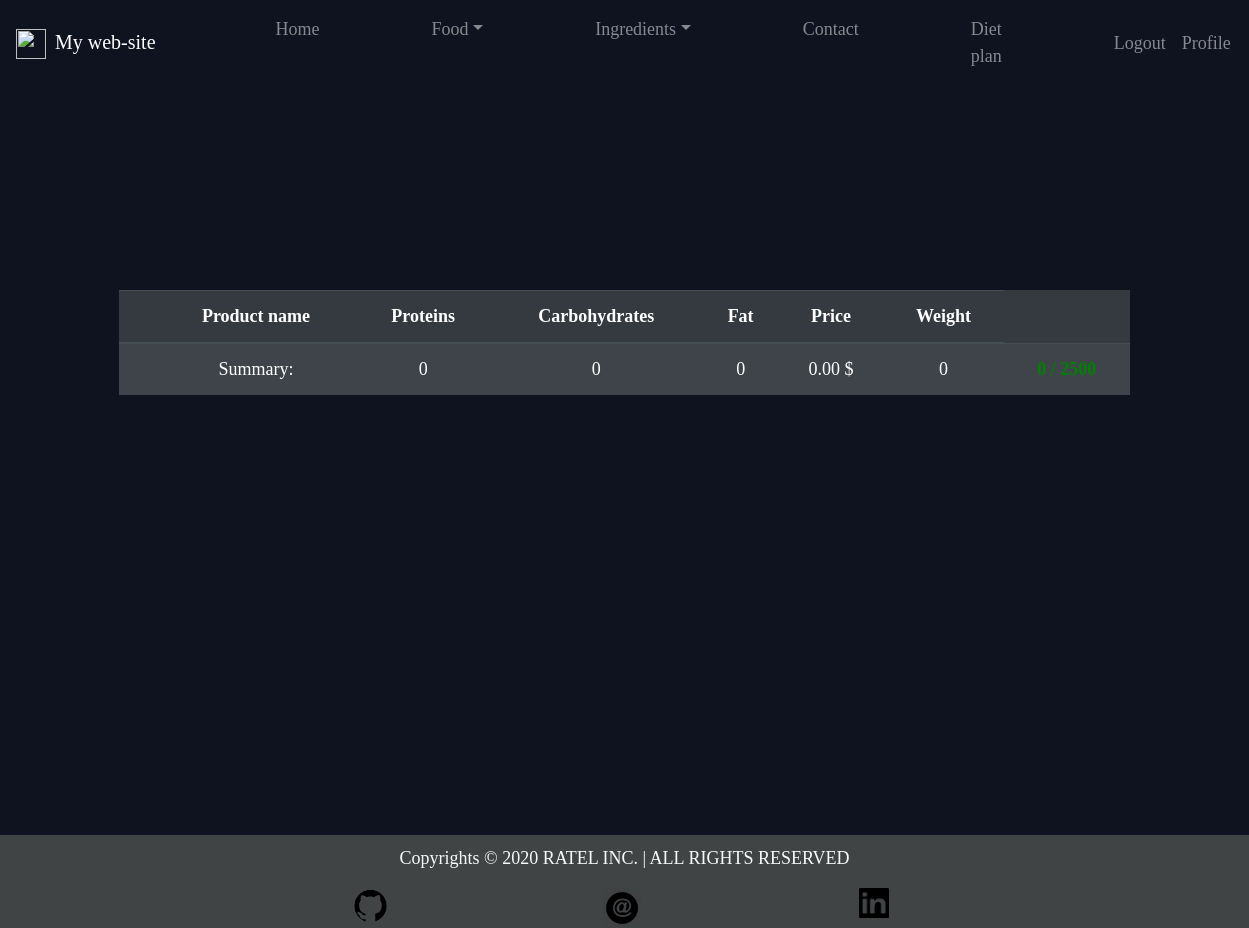
The app's page /profile/user_diet/admin/ (signed in) with its own data.
### Account/models.py (models this page shows, shortened)
class User_Diet(models.Model):
	profile 			= models.ForeignKey(Profile, on_delete=models.SET_NULL, null=True)
	product 			= models.ManyToManyField(Diet)
	@property
	def protein_consumed(self, date=None):
		if date == None:
			date = dt.date.today()
		profile_diet = User_Diet.objects.get(pk=self.pk)
		result = 0
		for prod in profile_diet.product.all():
			if prod.date == date:
				result += prod.product.total_protein * prod.weight / 100
		return result
	@property
	def fat_consumed(self, date=None):
		if date == None:
			date = dt.date.today()
		profile_diet = User_Diet.objects.get(pk=self.pk)
		result = 0
		for prod in profile_diet.product.all():
			if prod.date == date:
				result += prod.product.total_fat * prod.weight / 100
		return result
	@property
	def carbohydrates_consumed(self, date=None):
		if date == None:
			date = dt.date.today()
		profile_diet = User_Diet.objects.get(pk=self.pk)
		result = 0
		for prod in profile_diet.product.all():
			if prod.date == date:
				result += prod.product.total_carbohydrates * prod.weight / 100
		return int(result)
	def weight_consumed(self, date=None):
		if date == None:
			date = dt.date.today()
		profile_diet = User_Diet.objects.get(pk=self.pk)
		result = 0
		for prod in profile_diet.product.all():
			if prod.date == date:
				result +=  prod.weight
		return result
	def money_spent(self, date=None):
		if date == None:
			date = dt.date.today()
		profile_diet = User_Diet.objects.get(pk=self.pk)
		result = 0
		for prod in profile_diet.product.all():
			if prod.date == date:
				result +=  prod.position_price
		return result
	def calories_consumed(self, date=None):
		result = self.protein_consumed * 4 +\
				 self.carbohydrates_consumed * 4 +\
				 self.fat_consumed * 8
		return result

class Diet(models.Model):
	profile 			= models.ForeignKey(Profile, on_delete=models.SET_NULL, null=True)
	product 			= models.ForeignKey(Product, on_delete=models.SET_NULL, null=True)
	weight 				= models.IntegerField(default=100, validators=[meal_weight_valdiator,])
	date                = models.DateField(default=dt.date.today())

### Account/views.py (the view)
# urls.py: path("user_diet/<str:username>/", DietView.as_view(), name="user_diet"),
@method_decorator(login_required, name='dispatch')
class DietView(ListView):
	model = Diet
	template_name = "Account/user_diet.html"
	context_object_name = "objects"
	def get_queryset(self):
		context = {}
		username = self.kwargs.get("username")
		profile = Profile.objects.get(username=username)
		context["profile"] = profile
		context["diet_objects"] = Diet.objects.filter(profile=profile, date=timezone.now())#, date=datetime.date.today()
		context["diet_plan"] = User_Diet.objects.filter(profile=profile)
		return context

### Templates/Account/user_diet.html (shortened to what this page needs)
{% extends 'main.html' %}
{% block content %}
	<br><br><br><br><br><br>
	<table class="table table-striped table-dark">
		<thead>
			<tr>
				<th scope="col"></th>
				<th scope="col">Product name</th>
				<th scope="col">Proteins</th>
				<th scope="col">Carbohydrates</th>
				<th scope="col">Fat</th>
				<th scope="col">Price</th>
				<th scope="col">Weight</th>
			</tr>
		</thead>
		<tbody>
			{% for element in objects.diet_plan %}
				<tr>
					<td></td>
					<td> Summary: </td>
					<td>{{ element.protein_consumed|floatformat:0 }}</td>
					<td>{{ element.carbohydrates_consumed|floatformat:0 }}</td>
					<td>{{ element.fat_consumed|floatformat:0 }}</td>
					<td>{{ element.money_spent|floatformat:2 }} $</td>
					<td>{{ element.weight_consumed|floatformat:0 }}</td>
					{% if element.calories_consumed <= objects.profile.calories_plan %}
						<td style="color:green" >
							<b>{{ element.calories_consumed|floatformat:0 }} / {{ objects.profile.calories_plan }}<b>
						</td>
					{% else %}
						<td style="color:red" >
							<b>{{ element.calories_consumed|floatformat:0 }} / {{ objects.profile.calories_plan }}<b>
						</td>
					{% endif %}
				</tr>
			{% endfor %}
		</tbody>
	</table>
{% endblock %}

### files/style.css (style rules this page uses)
body { background-color: #0f121f; font-family: Ubuntu; color: #fff; font-size:large; text-align: center; }

### records on screen
User_Diet: protein_consumed "0", carbohydrates_consumed "0", fat_consumed "0", money_spent "0.00", weight_consumed "0"
